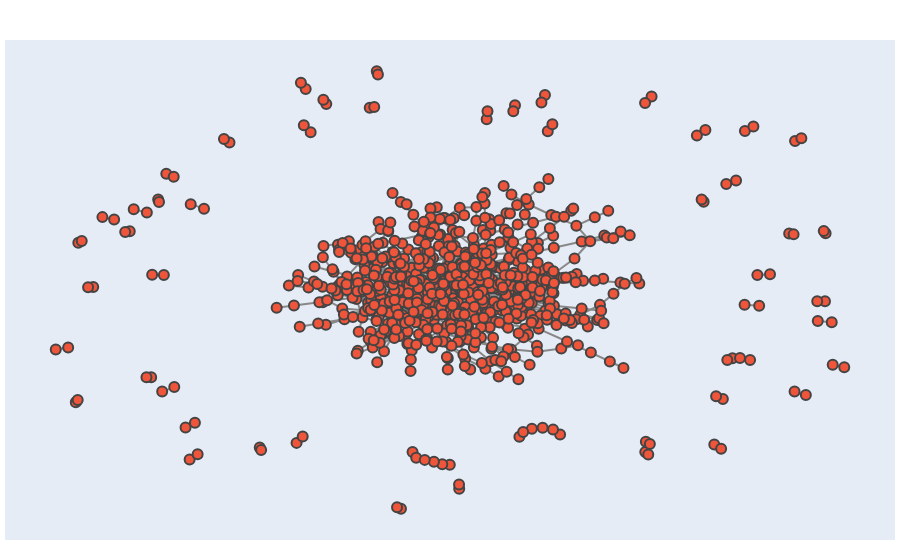

The notebook cell this image was saved under:
### Code cell
show_graph(graph)

### Figure 1 — Plotly figure (JSON) as saved in the notebook; plotly's stock layout.template omitted (floating-point values rounded to 4 significant figures; data arrays with more than 128 entries replaced by an {"elided": "..."} marker saying what was removed)
{"data": [{"hoverinfo": "none", "line": {"color": "#888", "width": 2}, "mode": "lines", "type": "scatter", "x": {"elided": "2970 float values"}, "y": {"elided": "2970 float values"}}, {"hoverinfo": "text", "marker": {"line": {"width": 2}, "size": 10}, "mode": "markers", "type": "scatter", "x": {"elided": "860 float values"}, "y": {"elided": "860 float values"}}], "layout": {"hovermode": "closest", "margin": {"b": 20, "l": 5, "r": 5, "t": 40}, "showlegend": false, "xaxis": {"showgrid": false, "showticklabels": false, "zeroline": false}, "yaxis": {"showgrid": false, "showticklabels": false, "zeroline": false}}}
